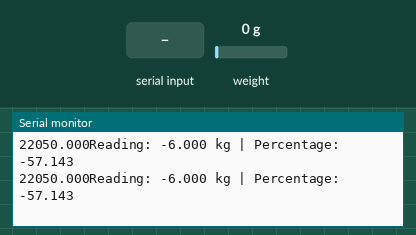
This sketch was run on a simulated ESP32. Shown: the last lines printed to the serial monitor. The inputs (shaded band) are chosen by the test bench; at power-on: weight on the scale 0 g. WiFi joins after 1.5 s; servers stay silent unless stated.

Above: at 4.7 s.
4.8 s: weight on the scale set to 100 g
At 6.86 s:
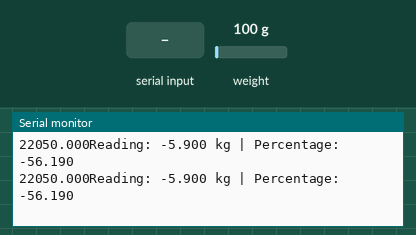
7.8 s: "+" received over Serial
At 8.05 s:
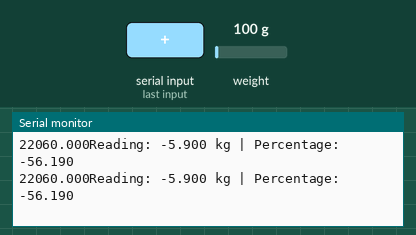
9.3 s: "a" received over Serial
At 9.93 s:
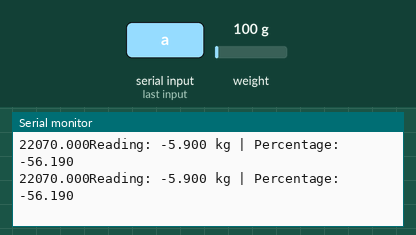
10.8 s: weight on the scale set to 1250 g
At 13.0 s:
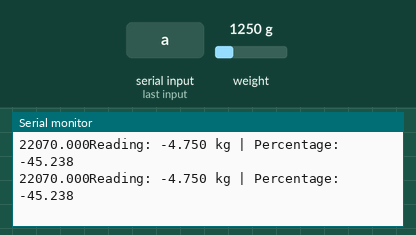
Timing chart, 0 to 13.3 s (numbered marks = the images above; inputs shaded):
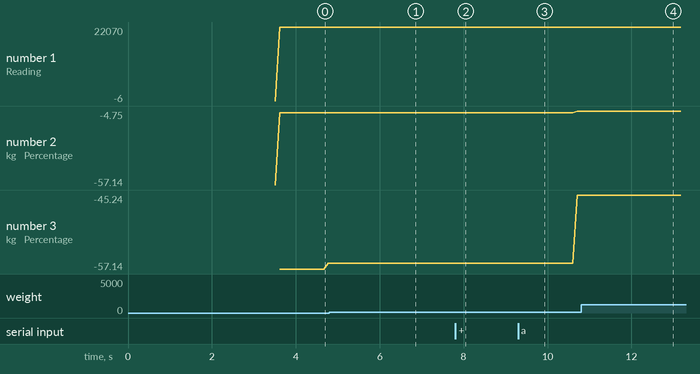

Measured:
- after the input at 4.8 s, the serial monitor: prints a new line after 0.07 s (image 1)
- after the input at 7.8 s, the serial monitor: prints a new line after 0.14 s (image 2)
- after the input at 9.3 s, the serial monitor: prints a new line after 0.15 s (image 3)
- after the input at 10.8 s, the serial monitor: prints a new line at once (image 4)
- plotted number 1: 22050 → 22060 after the input at 7.8 s, 22060 → 22070 after the input at 9.3 s
- plotted number 2: -5.9 → -4.75 after the input at 9.3 s
- plotted number 3: -56.19 → -45.24 after the input at 9.3 s

The sketch:

Bascula.ino
```cpp
#include "HX711.h"
#include <Arduino.h>
#include <WiFi.h>
#include <FirebaseESP32.h>
#include <addons/TokenHelper.h>

#define LOADCELL_DOUT_PIN  34
#define LOADCELL_SCK_PIN  33

#define WIFI_SSID "iPhone"
#define WIFI_PASSWORD "12345678"
#define API_KEY "AIzaSyA03Uw6_d7vZfrAP7RgtDt36gAAp5pMrQg"
#define DATABASE_URL "https://gasrt-558de-default-rtdb.firebaseio.com"
#define USER_EMAIL "jvaldezcazares@gmail.com"
#define USER_PASSWORD "Al_175423"

FirebaseData fbdo;
FirebaseAuth auth;
FirebaseConfig config;
HX711 scale;

float calibration_factor = 22050; //-7050 worked for my 440lb max scale setup
float max_weight = 16.5; // Maximo peso en kg (incluyendo el tanque)
float tank_weight = 6.0; // Peso del tanque vacío en kg

unsigned long lastSendDataMillis = 0;
const unsigned long SEND_DATA_INTERVAL = 3000; // 3 segundos en milisegundos

void setup() {
  Serial.begin(115200);
  Serial.println("HX711 calibration sketch");
  Serial.println("Remove all weight from scale");
  Serial.println("After readings begin, place known weight on scale");
  Serial.println("Press + or a to increase calibration factor");
  Serial.println("Press - or z to decrease calibration factor");

  WiFi.begin(WIFI_SSID, WIFI_PASSWORD);
  Serial.print("Conectando a Wi-Fi");
  while (WiFi.status() != WL_CONNECTED) {
    Serial.print(".");
    delay(300);
  }
  Serial.println();
  Serial.print("Conectado con IP: ");
  Serial.println(WiFi.localIP());
  Serial.println();

  Serial.printf("Cliente Firebase v%s\n\n", FIREBASE_CLIENT_VERSION);

  scale.begin(LOADCELL_DOUT_PIN, LOADCELL_SCK_PIN);
  scale.set_scale();
  scale.tare(); //Reset the scale to 0

  long zero_factor = scale.read_average(); //Get a baseline reading
  Serial.print("Zero factor: "); //This can be used to remove the need to tare the scale. Useful in permanent scale projects.
  Serial.println(zero_factor);

  config.api_key = API_KEY;
  auth.user.email = USER_EMAIL;
  auth.user.password = USER_PASSWORD;
  config.database_url = DATABASE_URL;
  config.token_status_callback = tokenStatusCallback;

  Firebase.reconnectWiFi(true);
  fbdo.setBSSLBufferSize(4096, 1024);

  Firebase.begin(&config, &auth);
  Firebase.setDoubleDigits(5);
}

void loop() {
  unsigned long currentMillis = millis();

  scale.set_scale(calibration_factor);

  Serial.print("Reading: ");
  float weight = scale.get_units(0); // Obtenemos el peso en kg
  float net_weight = weight - tank_weight; // Restamos el peso del tanque vacío
  Serial.print(net_weight, 3); // Mostramos el peso neto en el monitor serial
  Serial.print(" kg");

  // Convertimos el peso neto a porcentaje
  float percentage = (net_weight / (max_weight - tank_weight)) * 100.0;
  Serial.print(" | Percentage: ");
  Serial.print(percentage, 3); // Mostramos el porcentaje en el monitor serial
  Serial.println();
  Serial.print(calibration_factor, 3);

  if (Serial.available()) {
    char temp = Serial.read();
    if (temp == '+' || temp == 'a')
      calibration_factor += 10;
    else if (temp == '-' || temp == 'z')
      calibration_factor -= 10;
  }

  if (Firebase.ready() && (currentMillis - lastSendDataMillis >= SEND_DATA_INTERVAL || lastSendDataMillis == 0)) {
    lastSendDataMillis = currentMillis;

    sendDataToFirebase(percentage);
  }
}

void sendDataToFirebase(float percentage) {
  // Se envía el porcentaje al atributo sensor_data bajo el dispositivo con ID -Ny1JX-I4AsZQU0nkvGc
  Firebase.setFloat(fbdo, "users/IdmNGYT7vgSn67VmTtPUsKtqxKW2/device/-Ny1JX-I4AsZQU0nkvGc/sensor_data", percentage);
}
```
